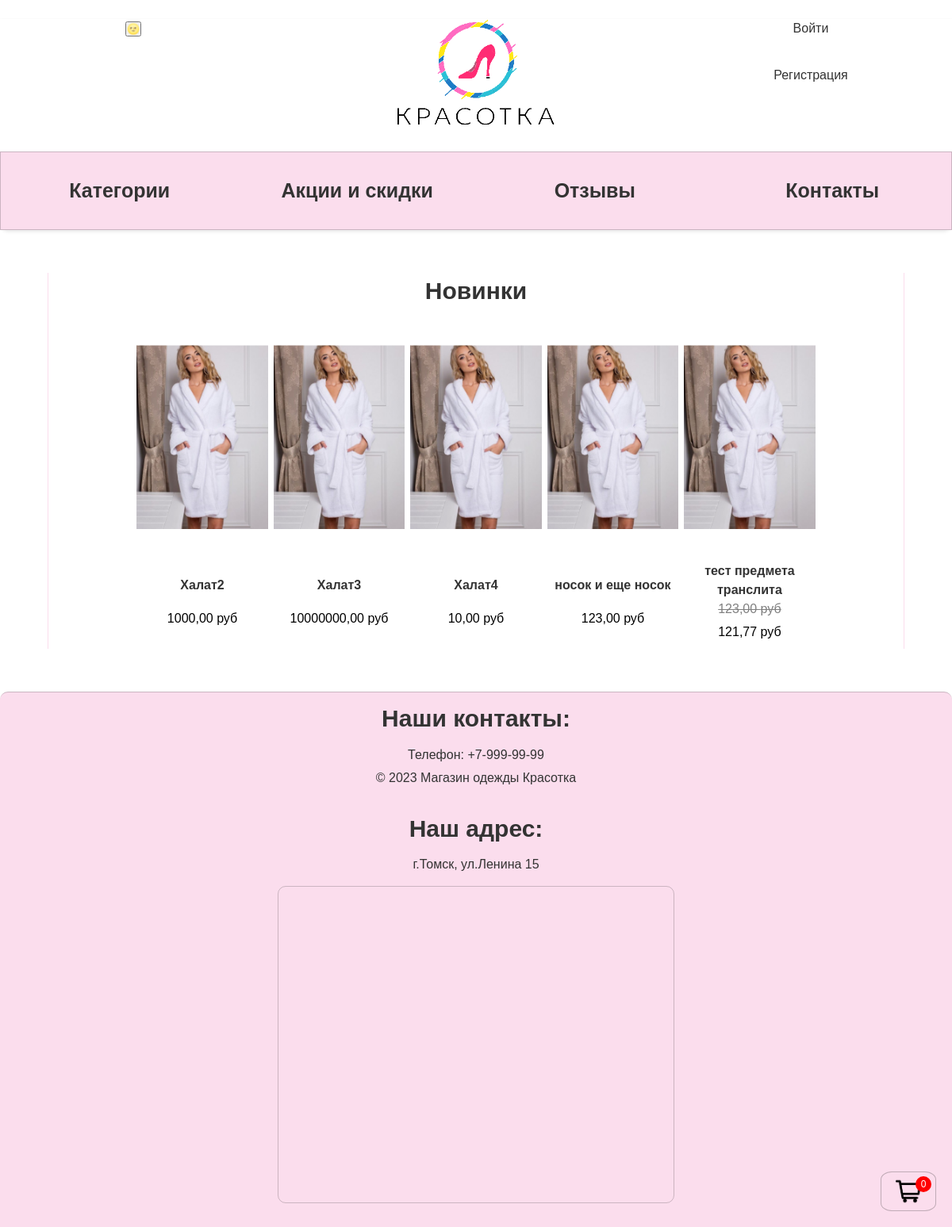
The app's page /, older data.
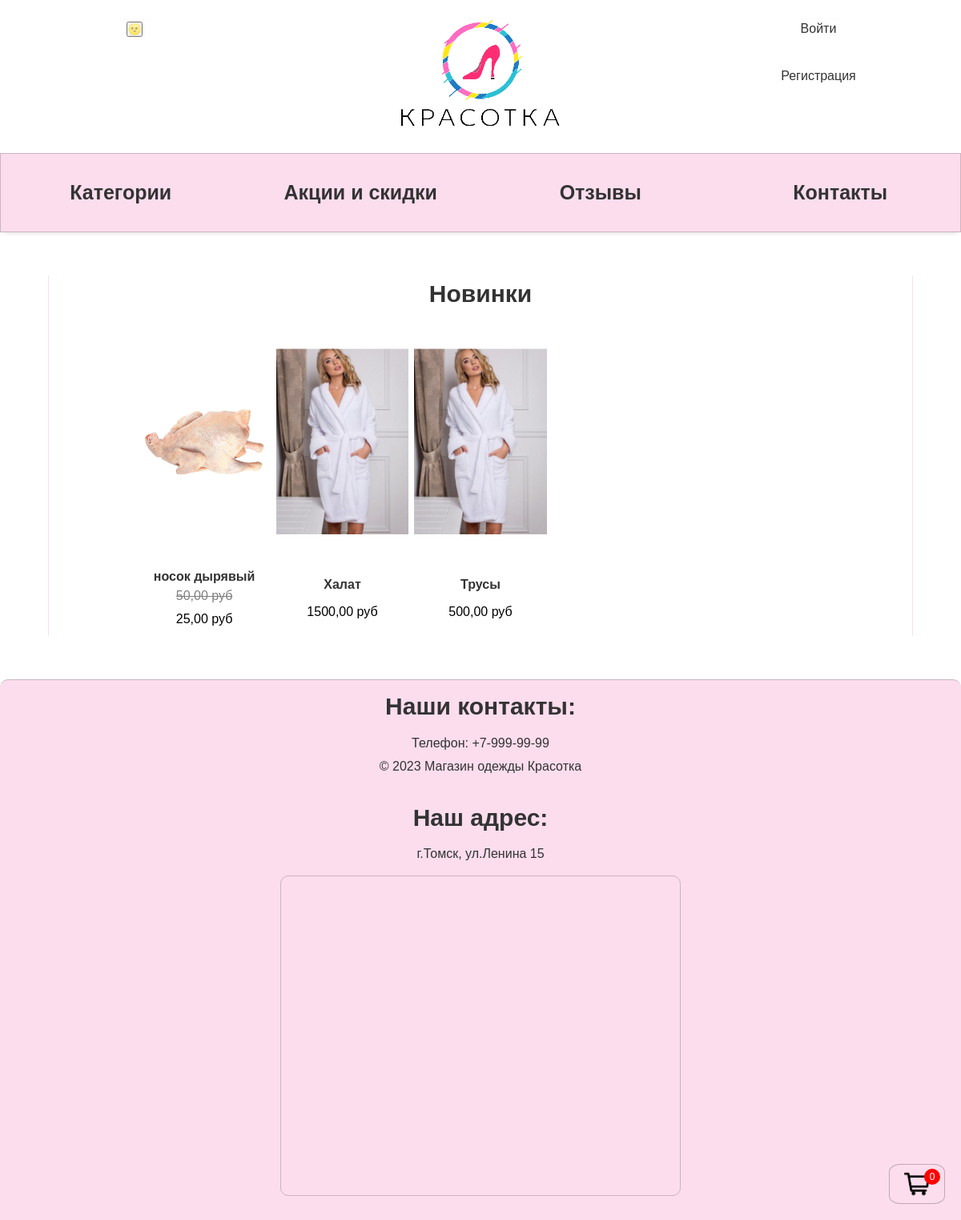
The same page, newer data.
### mainApp/models.py (models this page shows, shortened)
class Item(models.Model):
    category = models.ForeignKey(Category, on_delete=models.CASCADE, null=True, verbose_name='Категория')
    name = models.CharField(max_length=100, verbose_name='Название')
    description = models.TextField(default=None, verbose_name='Описание')
    price = models.DecimalField(max_digits=10, decimal_places=2, verbose_name='Цена')
    image = models.ImageField(upload_to='items/%Y/%m/%d/', blank=True, verbose_name='Фото')
    created_at = models.DateTimeField(auto_now_add=True, verbose_name='Создано')
    updated_at = models.DateTimeField(auto_now=True, verbose_name='Обновлено')
    slug_name = models.SlugField(max_length=100, verbose_name='Слаг (форен кей)', blank=True)
    item_slug = models.SlugField(max_length=100, unique=True, verbose_name='Слаг (предмета))', blank=True)
    discount = models.DecimalField(default=0.00, max_digits=4, decimal_places=2, verbose_name='Скидка')
    size = models.ManyToManyField(Size, verbose_name='Размеры')
    def sell_price(self):
        if self.discount:
            return round(self.price - self.price * self.discount / 100, 2)
        return self.price
    class Meta:
        verbose_name = 'Вещи'
        verbose_name_plural = 'Вещи'
        ordering = ['created_at', 'updated_at']

### mainApp/views.py (the view, shortened to what this page needs)
# urls.py: path('', Index.as_view(), name='index'),
class Index(ListView):
    def get(self, request, *args, **kwargs):
        thirty_days_ago = timezone.now() - timezone.timedelta(days=30)
        new_items = Item.objects.filter(created_at__gte=thirty_days_ago)
        carts = get_cart_user(request)
        data = {
            'items': new_items,
            'carts': carts,
        }
        return render(request, 'index.html', data)

### cart/models.py (called while the page is built)
    def total_quantity(self):
        if self:
            return sum(cart.quantity for cart in self)
        return 0

### cart/utils.py (called while the page is built)
def get_cart_user(request):
    if request.user.is_authenticated:
        return Cart.objects.filter(user=request.user)
    if not request.session.session_key:
        request.session.create()
    return Cart.objects.filter(session_key=request.session.session_key)

### mainApp/templates/index.html
{% extends "base.html" %}
{% load static %}
{% block content %}
<section class="item-section">
    <h2 style="text-align:center; color: #333;">Новинки </h2>
    <ul class="item_list">
        {% if items %}
        {%for item in items %}
        <li class="item_list_item">
            {% if item.image %}
            <a href="http://127.0.0.1:8000/category/{{item.slug_name}}/{{item.item_slug}}/"><img src="{{item.image.url}}" alt="Картинка" class="item_img"></a>
            {% else %}
            <a href="#"><img class="item_img" src="{% static 'mainApp/img/юбка.png' %}" alt="this is image of cate"></a>
            {% endif %}
            <h4>{{ item.name }}</h4>
            {% if not item.discount %}
            <p>{{ item.price }} руб</p>
            {% endif %}
            <div class="price_cart">
                {% if item.discount %}
                <p class="original-price">{{ item.price }} руб</p>
                <p>{{ item.sell_price }} руб</p>
                {% endif %}
            </div>
        </li>
        {% endfor %}
        {% else %}
        <p>На данный момент новинки отсутствуют</p>
        {% endif %}
    </ul>
</section>
{% endblock %}

Row changes from the older to the newer data that the page shows:
removed Item: image (picture), name "Халат2", price "1000,00"
removed Item: image (picture), name "Халат3", price "10000000,00"
removed Item: image (picture), name "Халат4", price "10,00"
removed Item: image (picture), name "носок и еще носок", price "123,00"
removed Item: image (picture), name "тест предмета транслита", price "123,00", sell_price "121,77"
now on this page (row edited): Item: image (picture), name "носок дырявый", price "50,00", sell_price "25,00"
now on this page (row edited): Item: image (picture), name "Халат", price "1500,00"
now on this page (row edited): Item: image (picture), name "Трусы", price "500,00"
